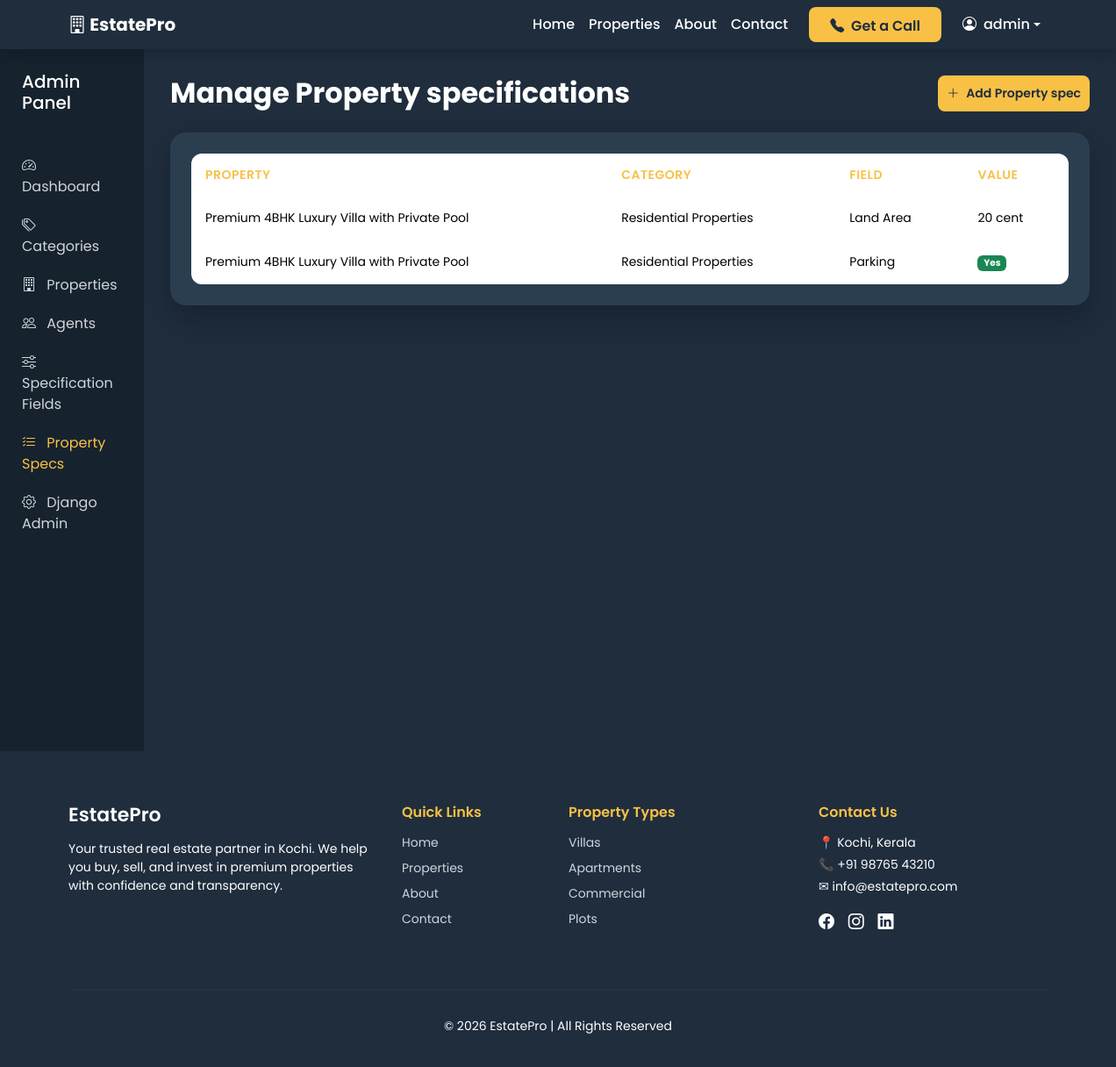
Before: /accounts/admin-dashboard/property-specs/ (signed in) with the older database file.
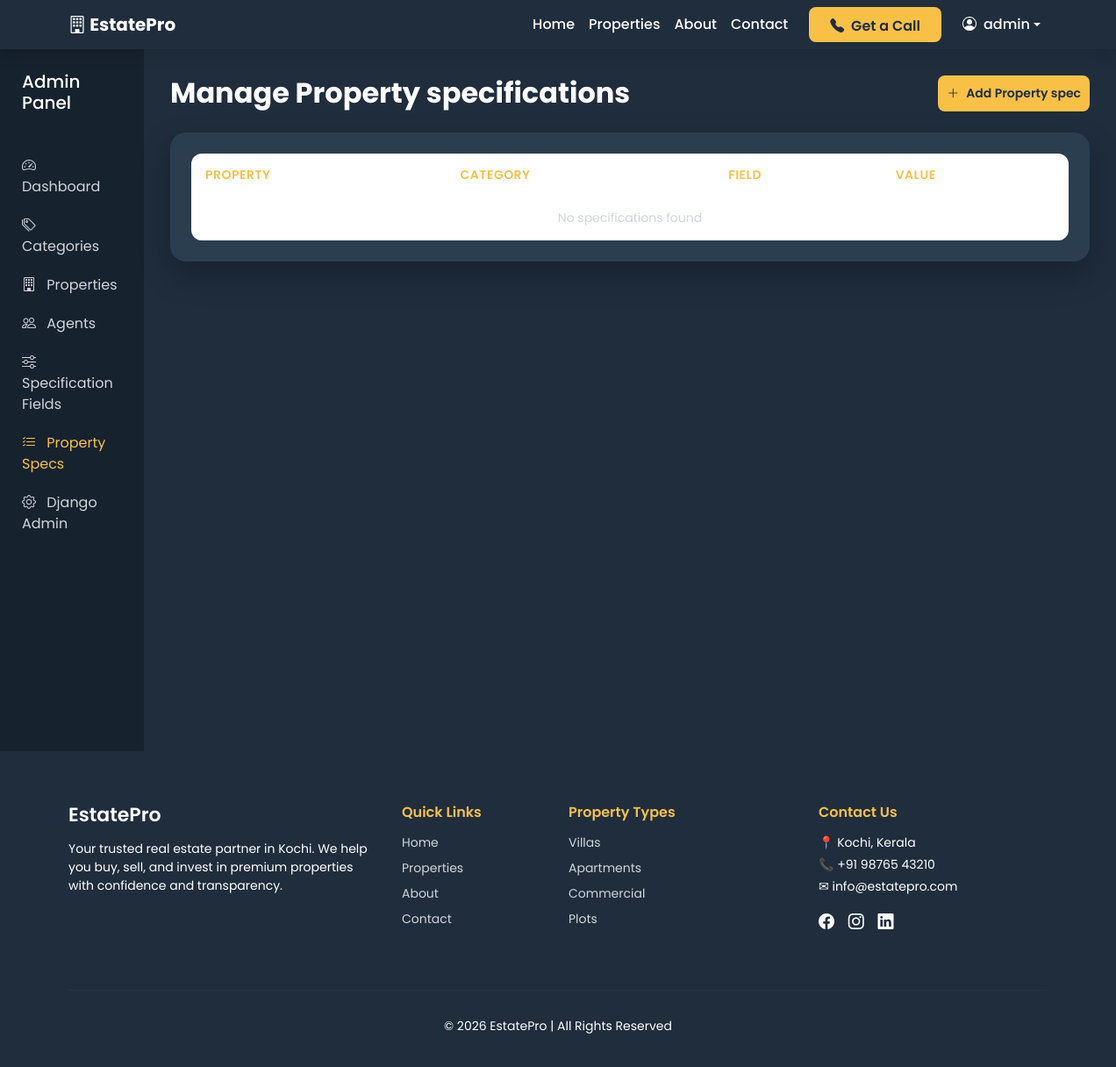
After: the same page with the newer database file.
### properties/models.py (models this page shows, shortened)
class PropertySpecification(models.Model):
    property = models.ForeignKey(Property, on_delete=models.CASCADE, related_name='specifications')
    field = models.ForeignKey(SpecificationField, on_delete=models.CASCADE)
    value_text = models.CharField(max_length=255, blank=True, null=True)
    value_number = models.DecimalField(max_digits=12, decimal_places=2, blank=True, null=True)
    value_boolean = models.BooleanField(blank=True, null=True)

class Property(models.Model):
    PROPERTY_TYPE = [
        ('Apartment', 'Apartment'),
        ('Villa', 'Villa'),
        ('Commercial', 'Commercial'),
        ('Plot', 'Plot'),
    ]
    LISTING_TYPE = [
        ('Sale', 'Sale'),
        ('Rent', 'Rent'),
    ]
    title = models.CharField(max_length=200)
    slug = models.SlugField(unique=True)
    description = models.TextField()
    price = models.DecimalField(max_digits=12, decimal_places=2)
    location = models.CharField(max_length=200)
    category = models.ForeignKey(
        Category,
        on_delete=models.CASCADE,
        related_name='properties'
    )
    owner = models.ForeignKey(
    User,
    on_delete=models.CASCADE,
    related_name='owned_properties',
    null=True,
    blank=True
    )
    agent = models.ForeignKey(
        User,
        on_delete=models.CASCADE,
        related_name='agent_properties',
        null=True,
        blank=True
    )
    listing_type = models.CharField(max_length=20, choices=LISTING_TYPE)
    bedrooms = models.IntegerField(default=0)
    bathrooms = models.IntegerField(default=0)
    area = models.IntegerField(help_text="Area in sqft")
    latitude = models.DecimalField(max_digits=9, decimal_places=6, blank=True, null=True)
    longitude = models.DecimalField(max_digits=9, decimal_places=6, blank=True, null=True)
    featured_image = CloudinaryField('image')
    is_featured = models.BooleanField(default=False)
    is_available = models.BooleanField(default=True)
    created_at = models.DateTimeField(auto_now_add=True)

class SpecificationField(models.Model):
    FIELD_TYPES = [
        ('text', 'Text'),
        ('number', 'Number'),
        ('boolean', 'Boolean'),
    ]
    category = models.ForeignKey(Category, on_delete=models.CASCADE, related_name='spec_fields')
    name = models.CharField(max_length=100)
    field_type = models.CharField(max_length=20, choices=FIELD_TYPES)

class Category(models.Model):
    name = models.CharField(max_length=100)
    slug = models.SlugField(unique=True, blank=True)
    image = CloudinaryField('image', blank=True, null=True)

### accounts/views.py (the view)
# urls.py: path('admin-dashboard/property-specs/', views.admin_property_specs, name='admin_property_specs'),
@login_required
def admin_property_specs(request):
    if not request.user.is_superuser:
        return redirect('home')
    specs = PropertySpecification.objects.select_related(
        'property',
        'field',
        'field__category'
    ).order_by('property')
    context = {
        'specs': specs
    }
    return render(request, 'property_specs.html', context)

### templates/property_specs.html (shortened to what this page needs)
{% extends 'base.html' %}
{% block content %}
<section class="admin-wrapper">
    <div class="admin-layout">
        <aside class="admin-sidebar" id="adminSidebar">
            <div class="sidebar-header">
                <h5>Admin Panel</h5>
            </div>
            <nav class="admin-menu">
                <a href="{% url 'admin_dashboard' %}" class="admin-link">
                    <i class="bi bi-speedometer2"></i> Dashboard
                </a>
                <a href="{% url 'admin_categories' %}" class="admin-link">
                    <i class="bi bi-tags"></i> Categories
                </a>
                <a href="{% url 'admin_properties' %}" class="admin-link">
                    <i class="bi bi-building"></i> Properties
                </a>
                <a href="{% url 'admin_agents' %}" class="admin-link">
                    <i class="bi bi-people"></i> Agents
                </a>
                <a href="{% url 'admin_spec_fields' %}" class="admin-link">
                    <i class="bi bi-sliders"></i> Specification Fields
                </a>
                <a href="{% url 'admin_property_specs' %}" class="admin-link active">
                    <i class="bi bi-list-check"></i> Property Specs
                </a>
                <a href="/admin/" class="admin-link">
                    <i class="bi bi-gear"></i> Django Admin
                </a>
            </nav>
        </aside>
        <main class="admin-content">
            <div class="d-flex justify-content-between align-items-center mb-4">
                <h2 class="fw-bold mb-0">Manage Property specifications</h2>
                <a href="{% url 'admin_add_property_spec' %}" class="btn-add-property">
                    <i class="bi bi-plus-lg me-2"></i> Add Property spec
                </a>
            </div>
                <div class="admin-card p-4">
                    <div class="table-responsive">
                        <table class="table admin-table align-middle">
                            <thead>
                                <tr>
                                    <th>Property</th>
                                    <th>Category</th>
                                    <th>Field</th>
                                    <th>Value</th>
                                </tr>
                            </thead>
                            <tbody>
                                {% for spec in specs %}
                                <tr>
                                    <td>{{ spec.property.title }}</td>
                                    <td>{{ spec.field.category.name }}</td>
                                    <td>{{ spec.field.name }}</td>
                                    <td>
                                        {% if spec.value_text %}
                                            {{ spec.value_text }}
                                        {% elif spec.value_number %}
                                            {{ spec.value_number }}
                                        {% elif spec.value_boolean %}
                                            <span class="badge bg-success">Yes</span>
                                        {% else %}
                                            <span class="badge bg-danger">No</span>
                                        {% endif %}
                                    </td>
                                </tr>
                                {% empty %}
                                <tr>
                                    <td colspan="4" class="text-center text-muted">
                                        No specifications found
                                    </td>
                                </tr>
                                {% endfor %}
                            </tbody>
                        </table>
                    </div>
                </div>
            </div>
    </div>
{% endblock %}

Changed rows visible on the page:
removed PropertySpecification: property "Premium 4BHK Luxury Villa with Private Pool", field.category.name "Residential Properties", field.name "Land Area", value_text "20 cent"
removed PropertySpecification: property "Premium 4BHK Luxury Villa with Private Pool", field.category.name "Residential Properties", field.name "Parking", value_boolean "Yes"
Other visible differences:
text now shown: "No specifications found"
